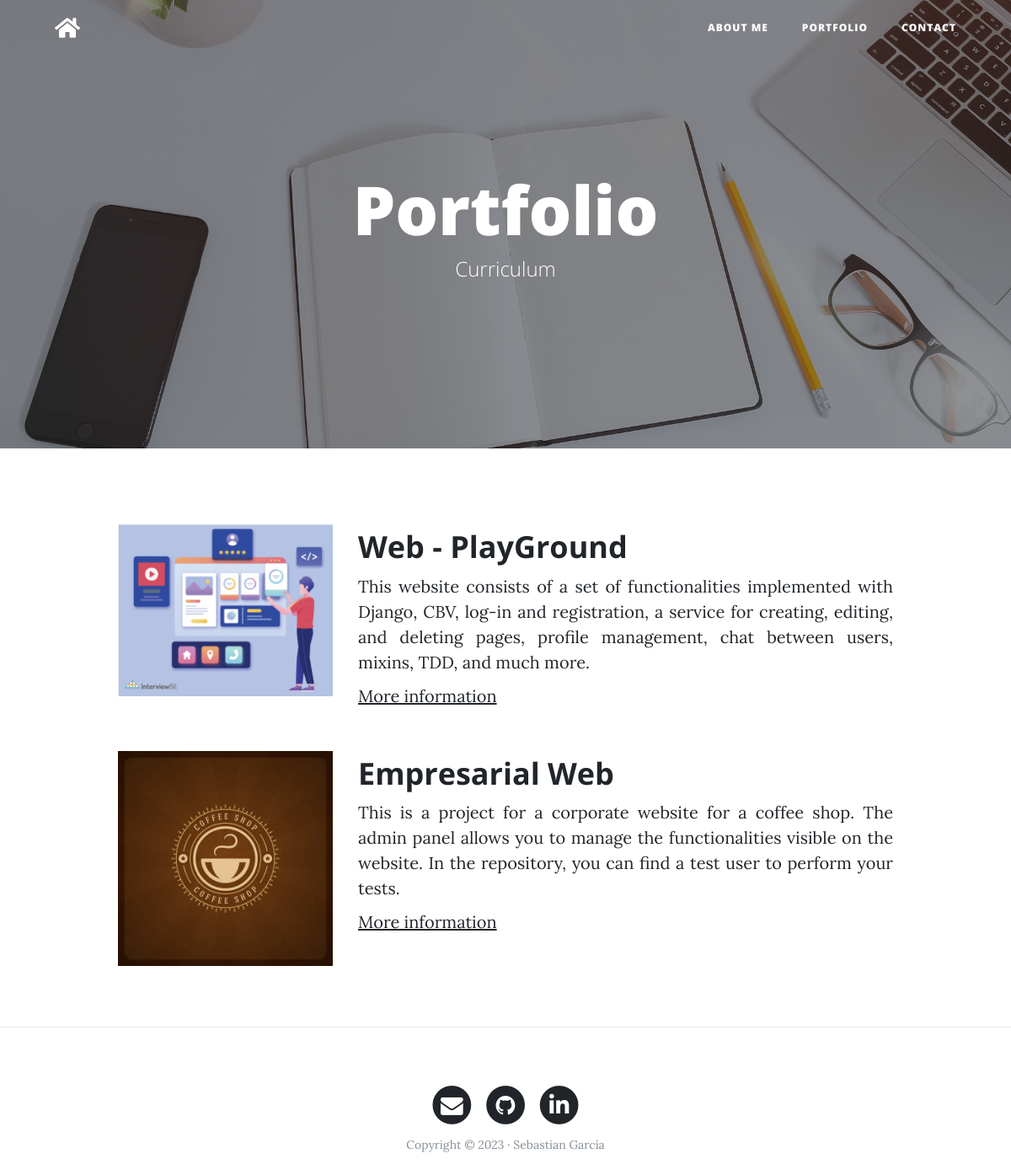
/portfolio/, run on an earlier commit of the app's database.
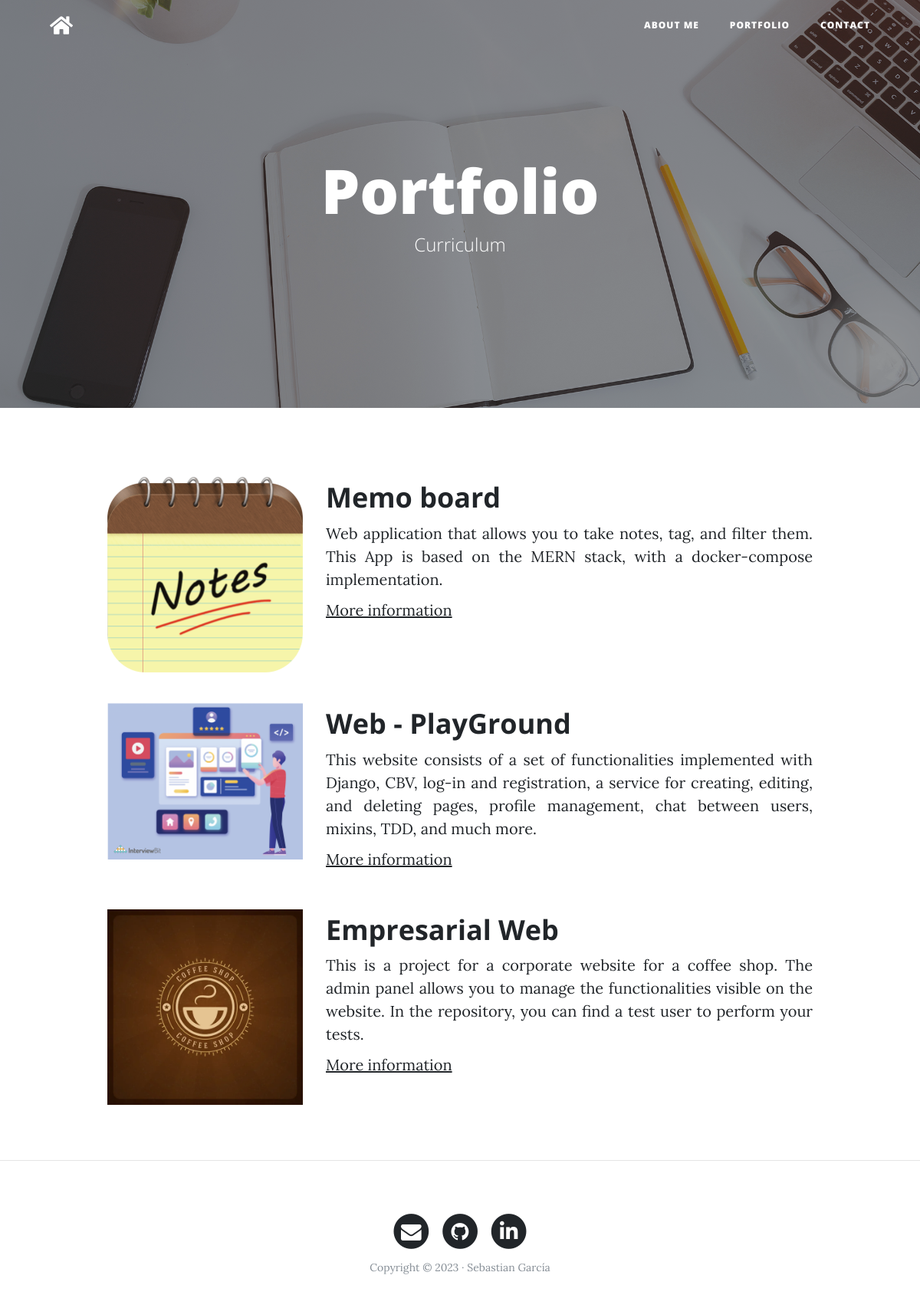
And on a later commit of the database.
### portfolio/models.py (models this page shows, shortened)
class Project(models.Model):
    title = models.CharField(max_length=200, verbose_name='Title')
    description = models.TextField(verbose_name='Description')
    image = models.ImageField(verbose_name='Project image', upload_to='projects')
    created = models.DateTimeField(auto_now_add=True, verbose_name='Creation date')
    updated = models.DateTimeField(auto_now=True, verbose_name='Update date')
    url = models.URLField(null=True, blank=True, verbose_name='Project URL')
    class Meta:
        verbose_name = "project"
        verbose_name_plural = "projects"
        ordering = ['-created']

### portfolio/views.py (the view)
# urls.py: path('portfolio/', views.portfolio, name="portfolio"),
def portfolio(request):
    projects = Project.objects.all()
    return render(request, "portfolio/portfolio.html", context={'projects': projects})

### portfolio/templates/portfolio/portfolio.html (shortened to what this page needs)
{% extends 'core/base.html' %}
{% block background %} {% load static %} {% static 'core/img/portfolio-bg.jpg' %} {% endblock %}
{% block headers%}
<h1>Portfolio</h1>
<span class="subheading">Curriculum</span>
{% endblock %}
{% block content %}
{% for project in projects %}
<div class="row project">
  <div class="col-lg-3 col-md-4 offset-lg-1">
    <img class="img-fluid" src="{{project.image.url}}" alt="" />
  </div>
  <div class="col-lg-7 col-md-8">
    <h2 class="section-heading title">{{project.title}}</h2>
    <p style="text-align: justify;">{{project.description}}</p>
    {% if project.url %}
    <p><a href="{{project.url}}">More information</a></p>
    {% endif %}
  </div>
</div>
{% endfor %}
{% endblock %}

What changed in the data, as far as the page shows it:
added Project: image (picture), title "Memo board", description "Web application that allows you to take notes, tag, and filter them. This App is based on the MERN stack, with a docker-compose implementation."
